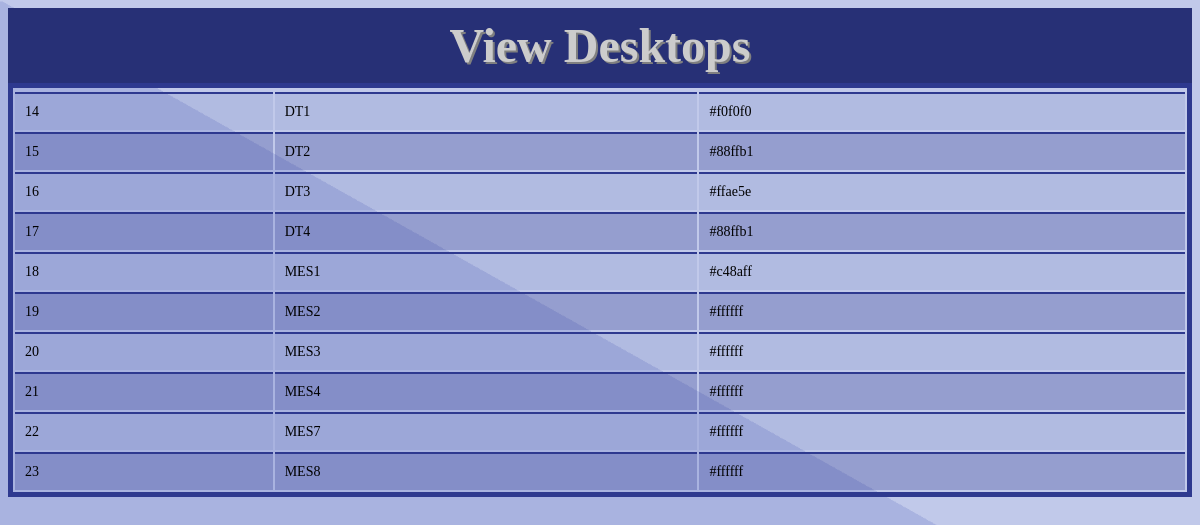
The page /Views/viewdesktops.php on the database its author committed.
### tables this page shows
CREATE TABLE IF NOT EXISTS `desktop` (
  `dtop_id` int(11) NOT NULL AUTO_INCREMENT,
  `name` varchar(40) NOT NULL,
  `color` varchar(7) NOT NULL,
  `active_bit` bit(1) DEFAULT b'1',
  PRIMARY KEY (`dtop_id`),
  UNIQUE KEY `desktop_id_UNIQUE` (`dtop_id`)
);

### Views/viewdesktops.php (the view, shortened to what this page needs)
<?php
        $dbh = ConnectDB();
?>
<html>
<head>
   <link rel="stylesheet" type="text/css" href="../Styles/displayTables.css">
</head>
<body class="background" background="../Images/Background.png">
<div class="header">View Desktops</div>
   <table>
      <?php
         try{
            $sql = "SELECT name, dtop_id, color ";
            $sql .= "FROM desktop ";
            $stmt = $dbh->prepare($sql);
            $stmt->execute();
            foreach($stmt->fetchAll() as $dtop) {
               $row =  " <tr><td>" . $dtop['dtop_id'];
               $row .= "</td><td>" . $dtop['name'];
               $row .= "</td><td>" . $dtop['color'];
               $row .= "</td></tr>";
               echo $row;
               }
            }
         catch(Exception $e){}
      ?>
   </table>
</body>
</html>

### Styles/displayTables.css (style rules this page uses)
table { width: 100%; border: 5px solid #2e398f; }
td, tr { border-top: 2px solid #2e398f; color: black; text-align: left; padding: 10px; font-size: 14px; }
tr:nth-child(even) { background-color: rgba(46, 57, 143, 0.1); }
tr:nth-child(odd) { background-color: rgba(46, 57, 143, 0.3); }
.background { background-repeat: no-repeat; background-attachment: scroll; background-size: cover; }
.header { font-family: verdana; text-shadow: 2px 2px grey; background: #273076; text-align: center; font-weight: bold; color: #ccc; font-size: 48px; cursor: default; padding: 10px; }

### rows shown on the page
desktop: dtop_id "14", name "DT1", color "#f0f0f0"
desktop: dtop_id "15", name "DT2", color "#88ffb1"
desktop: dtop_id "16", name "DT3", color "#ffae5e"
desktop: dtop_id "17", name "DT4", color "#88ffb1"
desktop: dtop_id "18", name "MES1", color "#c48aff"
desktop: dtop_id "19", name "MES2", color "#ffffff"
desktop: dtop_id "20", name "MES3", color "#ffffff"
desktop: dtop_id "21", name "MES4", color "#ffffff"
desktop: dtop_id "22", name "MES7", color "#ffffff"
desktop: dtop_id "23", name "MES8", color "#ffffff"
